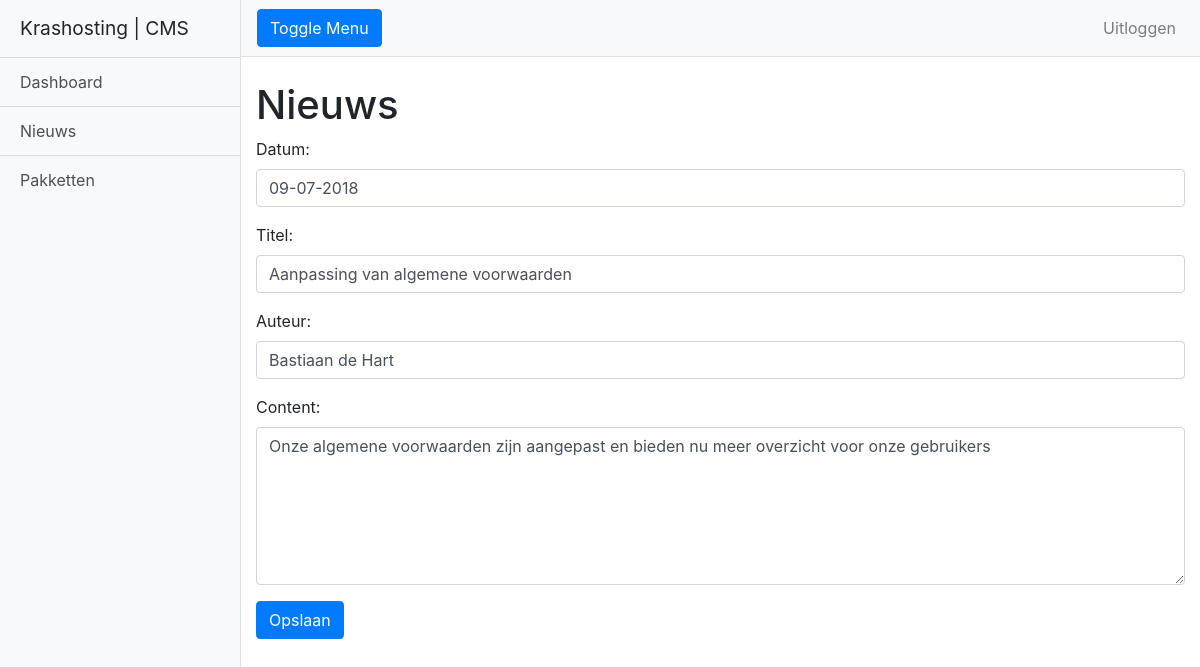
The app's page /projectkras_cms/cms/nieuws_bewerken.php?id=2 (signed in) with its own data.
### tables this page shows
CREATE TABLE `news` (
  `id` int(200) NOT NULL,
  `datum` varchar(255) NOT NULL,
  `titel` varchar(255) NOT NULL,
  `auteur` varchar(255) NOT NULL,
  `content` longtext NOT NULL
);

### projectkras_cms/cms/class/nieuws.class.php (the view, shortened to what this page needs)
<?php
class Nieuws {
    public function updateNieuwsForm($id) {
        global $mysql;
        $query = $mysql->query("SELECT id, datum, titel, auteur, content FROM news WHERE id = {$id}");
        $content = '<form action="" method="POST">';
        while($row = $query->fetch_assoc()) {
            $content .= '<div class="form-group"><label for="datum">Datum:</label><input type="text" class="form-control" id="datum" name="datum" value="'. htmlspecialchars($row['datum']) .'" placeholder="Datum"></div>';
            $content .= '<div class="form-group"><label for="titel">Titel:</label><input type="text" class="form-control" id="titel" name="titel" value="'. htmlspecialchars($row['titel']) .'" placeholder="Titel"></div>';
            $content .= '<div class="form-group"><label for="auteur">Auteur:</label><input type="text" class="form-control" id="auteur" name="auteur" value="'. htmlspecialchars($row['auteur']) .'" placeholder="Auteur"></div>';
            $content .= '<div class="form-group"><label for="content">Content:</label><textarea type="text" class="form-control" id="content" rows="6" name="content" placeholder="Content">'. htmlspecialchars($row['content']) .'</textarea></div>';
        };
        $content .= '<button type="submit" class="btn btn-primary">Opslaan</button></form>';
        return $content;
    }
}
?>

### projectkras_cms/cms/assets/css/simple-sidebar.css (style rules this page uses)
body { overflow-x: hidden; }

### records on screen
news: datum "09-07-2018", titel "Aanpassing van algemene voorwaarden", auteur "Bastiaan de Hart", content "Onze algemene voorwaarden zijn aangepast en bieden nu meer overzicht voor onze gebruikers"
